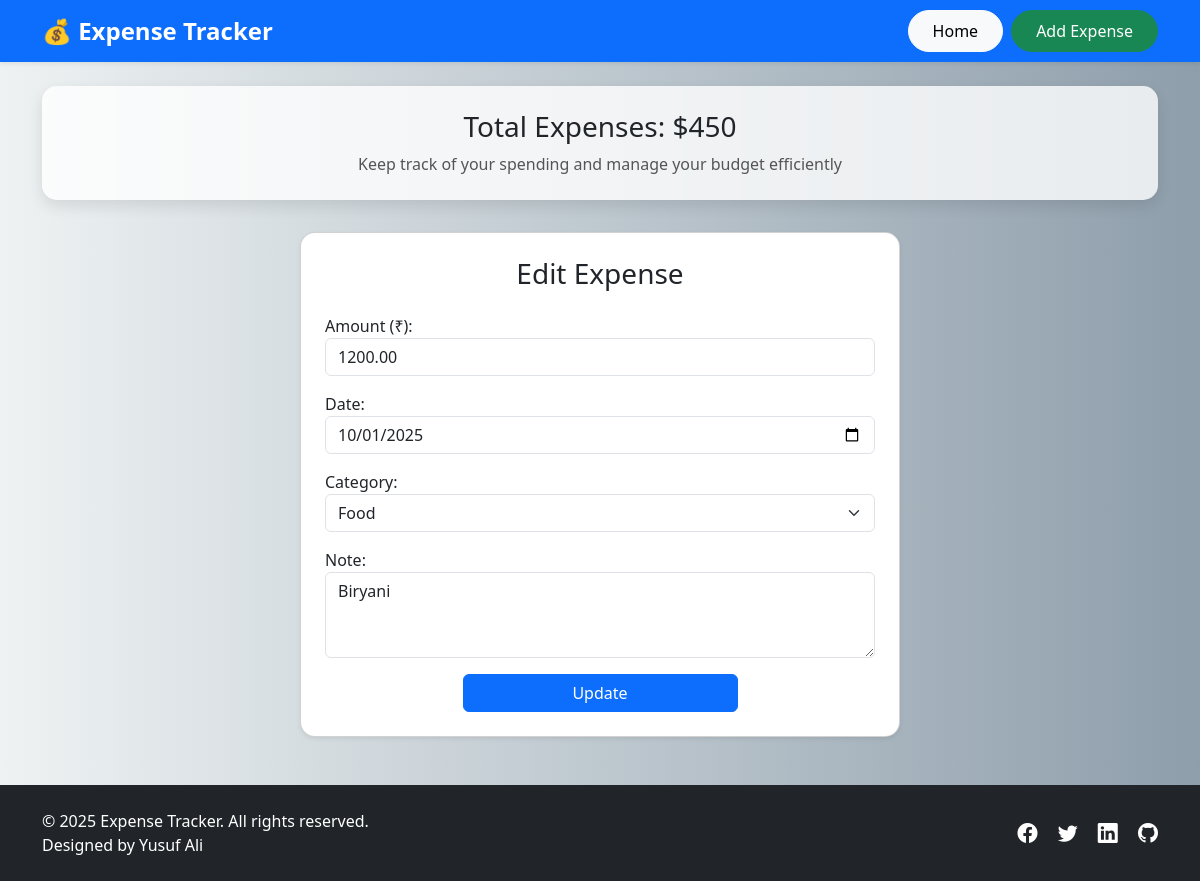
The app's page /edit/12/ with its own data.
### tracker/models.py (models this page shows, shortened)
class Expense(models.Model):
    CATEGORY_CHOICES = [
        ('Food', 'Food'),
        ('Travel', 'Travel'),
        ('Bills', 'Bills'),
        ('Other', 'Other'),
    ]
    amount = models.DecimalField(max_digits=10, decimal_places=2)
    date = models.DateField()
    note = models.CharField(max_length=200)
    category = models.CharField(max_length=20, choices=CATEGORY_CHOICES, default='Other')

### tracker/views.py (the view)
# urls.py: path('edit/<int:pk>/', views.expense_update, name='expense_update'),
def expense_update(request, pk):
    expense = get_object_or_404(Expense, pk=pk)
    if request.method == 'POST':
        form = ExpenseForm(request.POST, instance=expense)
        if form.is_valid():
            form.save()
            return redirect('expense_list')
    else:
        form = ExpenseForm(instance=expense)
    return render(request, 'tracker/expense_form.html', {'form': form})

### tracker/forms.py
class ExpenseForm(forms.ModelForm):
    class Meta:
        model = Expense
        fields = ['amount', 'date', 'note', 'category']
        widgets = {
            'amount': forms.NumberInput(attrs={
                'class': 'form-control',
                'placeholder': 'Enter amount',
                'step': '0.01'
            }),
            'date': forms.DateInput(attrs={
                'class': 'form-control',
                'type': 'date'
            }),
            'note': forms.Textarea(attrs={
                'class': 'form-control',
                'rows': 3,
                'placeholder': 'Add a note (optional)'
            }),
            'category': forms.Select(attrs={
                'class': 'form-select'
            }),
        }
        labels = {
            'amount': 'Amount (₹)',
            'date': 'Date',
            'note': 'Note',
            'category': 'Category'
        }

### tracker/templates/tracker/expense_form.html (shortened to what this page needs)
{% extends 'tracker/base.html' %}
{% block content %}
<div class="container mt-4">
  <div class="card shadow-sm p-4 mx-auto" style="max-width: 600px;">
    <h3 class="text-center mb-4">
      {% if form.instance.pk %}Edit Expense{% else %}Add Expense{% endif %}
    </h3>
    <form method="POST">
      <div class="mb-3">
        {{ form.amount.label_tag }}
        {{ form.amount }}
      </div>
      <div class="mb-3">
        {{ form.date.label_tag }}
        {{ form.date }}
      </div>
      <div class="mb-3">
        {{ form.category.label_tag }}
        {{ form.category }}
      </div>
      <div class="mb-3">
        {{ form.note.label_tag }}
        {{ form.note }}
      </div>
      <div class="text-center">
        <button type="submit" class="btn btn-primary w-50">
          {% if form.instance.pk %}Update{% else %}Add{% endif %}
        </button>
      </div>
    </form>
  </div>
</div>
{% endblock %}

### tracker/templates/tracker/base.html (style rules this page uses)
body { font-family: "Segoe UI", Tahoma, Geneva, Verdana, sans-serif; background: linear-gradient(to right, #eef2f3, #8e9eab); min-height: 100vh; }
.card { border-radius: 15px; box-shadow: 0 8px 20px rgba(0, 0, 0, 0.1); transition: transform 0.2s; }

### records on screen
Expense: amount "1200.00", date "10/01/2025", category "Food", note "Biryani"
